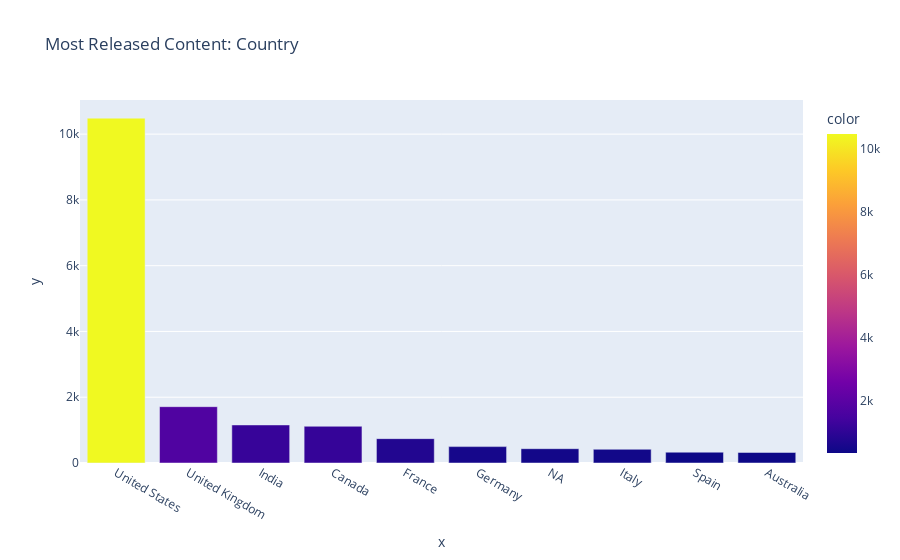

The notebook cell this image was saved under:
### Markdown cell above
### **7.4.7. Most Released Content**

### Code cell
# Get the base counts for the country and sort them
base_counts = get_counts(temp_df, 'Country', kata['Country'])
base_counts = pd.DataFrame(index=base_counts.keys(),
                           data=base_counts.values(),
                           columns=['Counts'])
base_counts.sort_values(by='Counts', ascending=False, inplace=True)

# Plot the top 10 countries
fig = px.bar(x=base_counts.index[:10],
             y=base_counts['Counts'][:10],
             color=base_counts['Counts'][:10],
             title='Most Released Content: Country')
             
fig.show()

### Figure 1 — Plotly figure (JSON) as saved in the notebook; plotly's stock layout.template omitted (floating-point values rounded to 4 significant figures)
{"data": [{"alignmentgroup": "True", "hovertemplate": "x=%{x}<br>y=%{y}<br>color=%{marker.color}<extra></extra>", "legendgroup": "", "marker": {"color": [10486, 1713, 1157, 1117, 741, 498, 435, 417, 329, 321], "coloraxis": "coloraxis", "pattern": {"shape": ""}}, "name": "", "offsetgroup": "", "orientation": "v", "showlegend": false, "textposition": "auto", "type": "bar", "x": ["United States", "United Kingdom", "India", "Canada", "France", "Germany", "NA", "Italy", "Spain", "Australia"], "xaxis": "x", "y": [10486, 1713, 1157, 1117, 741, 498, 435, 417, 329, 321], "yaxis": "y"}], "layout": {"barmode": "relative", "coloraxis": {"colorbar": {"title": {"text": "color"}}, "colorscale": [[0, "#0d0887"], [0.1111, "#46039f"], [0.2222, "#7201a8"], [0.3333, "#9c179e"], [0.4444, "#bd3786"], [0.5556, "#d8576b"], [0.6667, "#ed7953"], [0.7778, "#fb9f3a"], [0.8889, "#fdca26"], [1, "#f0f921"]]}, "legend": {"tracegroupgap": 0}, "title": {"text": "Most Released Content: Country"}, "xaxis": {"anchor": "y", "domain": [0, 1], "title": {"text": "x"}}, "yaxis": {"anchor": "x", "domain": [0, 1], "title": {"text": "y"}}}}
